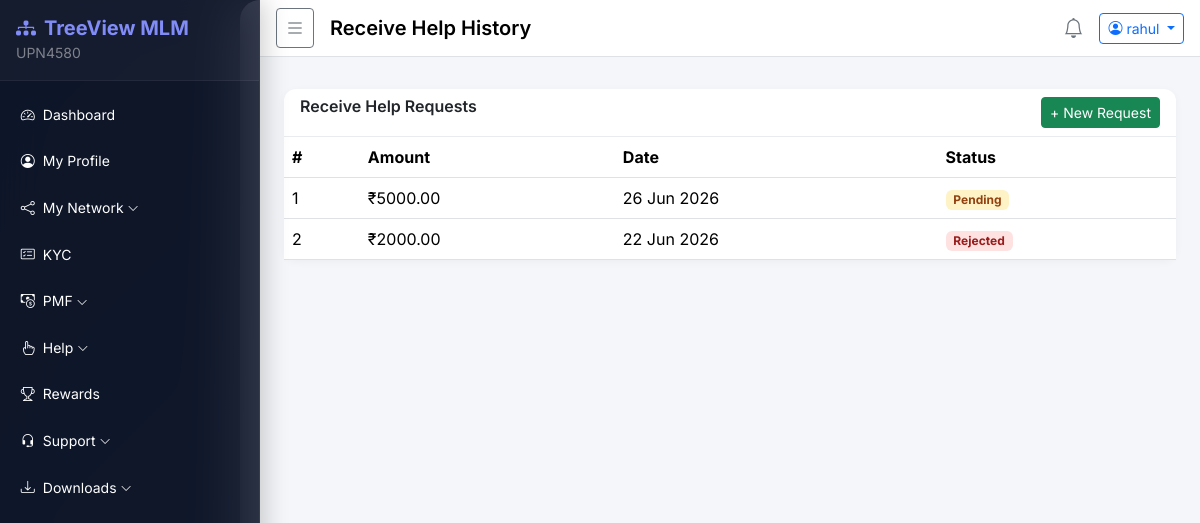
The page /helpdesk/receive/history/ (signed in) on the database its author committed.
### accounts/models.py (models this page shows, shortened)
class User(AbstractBaseUser, PermissionsMixin):
    STATUS_CHOICES = [('active', 'Active'), ('inactive', 'Inactive'), ('pending', 'Pending')]
    member_id   = models.CharField(max_length=20, unique=True, default=generate_member_id)
    sponsor_id  = models.CharField(max_length=20, blank=True, null=True)
    username    = models.CharField(max_length=150, unique=True)
    email       = models.EmailField(unique=True)
    mobile      = models.CharField(max_length=15, blank=True)
    status      = models.CharField(max_length=10, choices=STATUS_CHOICES, default='pending')
    is_active   = models.BooleanField(default=True)
    is_staff    = models.BooleanField(default=False)
    plain_password = models.CharField(max_length=128, blank=True)  # stored for admin view
    created_at  = models.DateTimeField(default=timezone.now)
    objects = UserManager()
    USERNAME_FIELD = 'username'
    REQUIRED_FIELDS = ['email']
    class Meta:
        db_table = 'users'

### helpdesk/models.py (models this page shows, shortened)
class ReceiveHelpRequest(models.Model):
    STATUS_CHOICES = [('pending', 'Pending'), ('accepted', 'Accepted'), ('rejected', 'Rejected')]
    user       = models.ForeignKey(settings.AUTH_USER_MODEL, on_delete=models.CASCADE, related_name='receive_help_requests')
    amount     = models.DecimalField(max_digits=10, decimal_places=2)
    status     = models.CharField(max_length=10, choices=STATUS_CHOICES, default='pending')
    created_at = models.DateTimeField(default=timezone.now)
    class Meta:
        db_table = 'receive_help_requests'
        ordering = ['-created_at']

### helpdesk/views.py (the view)
# urls.py: path('receive/history/',    views.receive_help_history, name='receive_history'),
@login_required
def receive_help_history(request):
    reqs = ReceiveHelpRequest.objects.filter(user=request.user)
    return render(request, 'helpdesk/receive_history.html', {'requests': reqs})

### templates/helpdesk/receive_history.html (shortened to what this page needs)
{% extends 'base/base.html' %}
{% block page_title %}Receive Help History{% endblock %}
{% block content %}
<div class="card">
  <div class="card-header d-flex justify-content-between">
    <h6 class="mb-0 fw-semibold">Receive Help Requests</h6>
    <a href="{% url 'helpdesk:receive' %}" class="btn btn-sm btn-success">+ New Request</a>
  </div>
  <div class="card-body p-0">
    <div class="table-responsive">
      <table class="table table-hover mb-0">
        <thead><tr><th>#</th><th>Amount</th><th>Date</th><th>Status</th></tr></thead>
        <tbody>
          {% for r in requests %}
          <tr>
            <td>{{ forloop.counter }}</td>
            <td>₹{{ r.amount }}</td>
            <td>{{ r.created_at|date:"d M Y" }}</td>
            <td><span class="badge badge-status-{{ r.status }}">{{ r.status|title }}</span></td>
          </tr>
          {% empty %}
          <tr><td colspan="4" class="text-center text-muted py-3">No requests yet.</td></tr>
          {% endfor %}
        </tbody>
      </table>
    </div>
  </div>
</div>
{% endblock %}

### templates/base/base.html (shortened to what this page needs)
{% load static %}
{% load extras %}
<!DOCTYPE html>
<html lang="en">
<head>
  <link href="https://cdn.jsdelivr.net/npm/bootstrap@5.3.2/dist/css/bootstrap.min.css" rel="stylesheet">
  <link href="https://cdn.jsdelivr.net/npm/bootstrap-icons@1.11.3/font/bootstrap-icons.min.css" rel="stylesheet">
  <link rel="stylesheet" href="{% static 'css/style.css' %}">
</head>
<body>
  <div class="wrapper d-flex">
    <nav id="sidebar" class="sidebar text-white">
      <div class="sidebar-header p-3 d-flex align-items-center justify-content-between">
        <div>
          <h5 class="mb-0 fw-bold" style="color: #818cf8;"><i class="bi bi-diagram-3-fill me-2"></i>TreeView MLM</h5>
          {% if user.is_authenticated %}
          <small style="color: rgba(255,255,255,.45);">{{ user.member_id }}</small>
          {% endif %}
        </div>
      </div>
      <ul class="nav flex-column p-2 mt-1">
        {% if user.is_staff %}
          {% include 'base/sidebar_admin.html' %}
        {% else %}
          {% include 'base/sidebar_user.html' %}
        {% endif %}
      </ul>
    </nav>
    <div class="main-content flex-grow-1">
      <nav class="navbar navbar-expand-lg navbar-light bg-white border-bottom px-3 py-2">
        <button id="sidebarToggle" class="btn btn-sm btn-outline-secondary me-3">
          <i class="bi bi-list fs-5"></i>
        </button>
        <span class="navbar-brand fw-semibold">{% block page_title %}Dashboard{% endblock %}</span>
        <div class="ms-auto d-flex align-items-center gap-3">
          <a href="{% url 'notifications:add' %}" class="text-secondary position-relative">
            <i class="bi bi-bell fs-5"></i>
          </a>
          <div class="dropdown">
            <button class="btn btn-sm btn-outline-primary dropdown-toggle" data-bs-toggle="dropdown">
              <i class="bi bi-person-circle me-1"></i>{{ user.username }}
            </button>
          </div>
        </div>
      </nav>
      <div class="px-4 pt-3">
      </div>
      <div class="content px-4 py-3">
        {% block content %}{% endblock %}
      </div>
    </div>
  </div>
</body>
</html>

### static/css/style.css (style rules this page uses)
body { font-family: 'Inter', sans-serif; background: linear-gradient(135deg, #0b1120 0%, #1a2332 50%, #0b1120 100%); min-height: 100vh; overflow-x: hidden; }
.wrapper { display: flex; min-height: 100vh; }
.sidebar { width: 260px; min-width: 260px; transition: transform .3s ease, width .25s ease; z-index: 1050; overflow-y: auto; height: 100vh; background: rgba(15, 23, 42, 0.85); backdrop-filter: blur(24px); -webkit-backdrop-filter: blur(24px); border-right: 1px solid rgba(255, 255, 255, 0.06); box-shadow: 4px 0 24px rgba(0, 0, 0, 0.2); position: sticky; top: 0; }
.main-content { flex: 1; min-width: 0; background: #f4f6f9; border-radius: 20px 0 0 20px; margin-left: -20px; padding-left: 20px; }
.sidebar-header { background: rgba(255, 255, 255, 0.03); border-bottom: 1px solid rgba(255, 255, 255, 0.06) !important; }
.badge-status-pending { background: #fef3c7; color: #92400e; }
.badge-status-rejected { background: #fee2e2; color: #991b1b; }
.card { border: none; border-radius: 12px; box-shadow: 0 2px 8px rgba(0,0,0,.04); }
.card-header { background: transparent; border-bottom: 1px solid #e9ecef; font-weight: 600; }

### rows shown on the page
User: member_id "UPN4580", username "rahul"
ReceiveHelpRequest: amount "5000.00", created_at "26 Jun 2026", status "Pending"
ReceiveHelpRequest: amount "2000.00", created_at "22 Jun 2026", status "Rejected"
